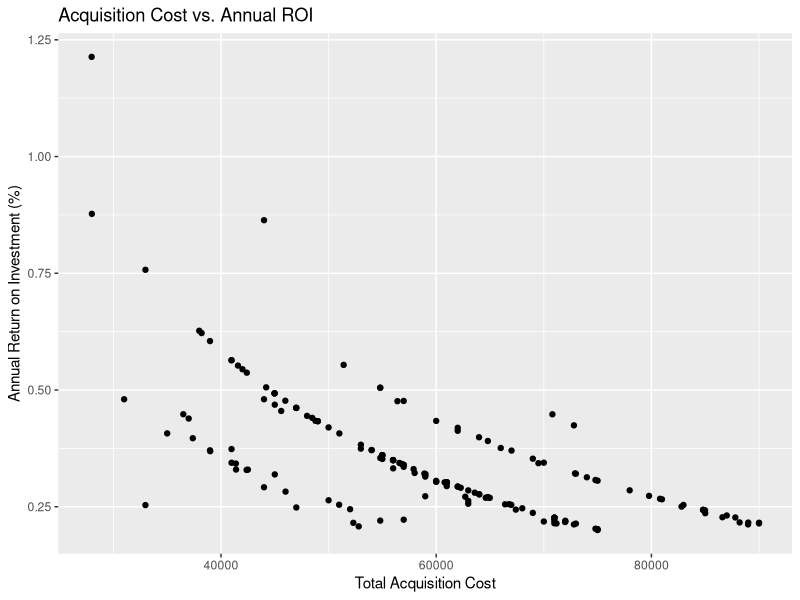
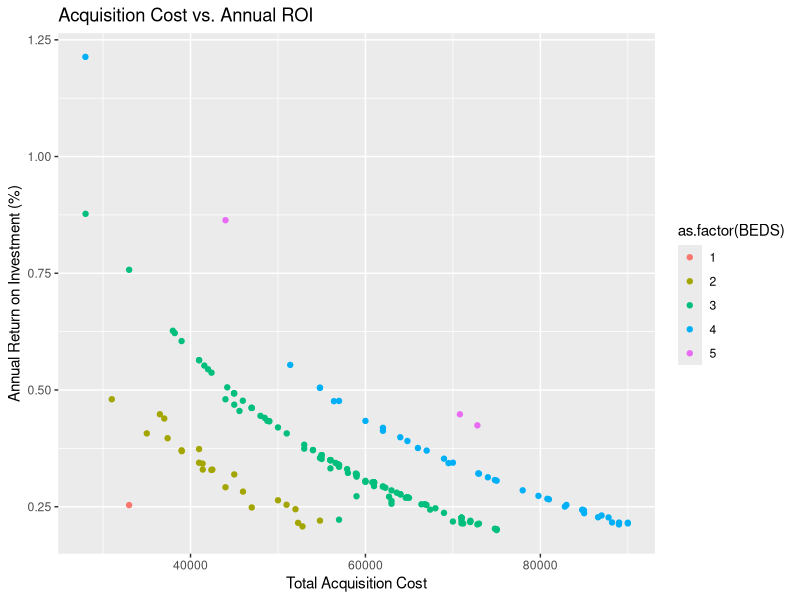
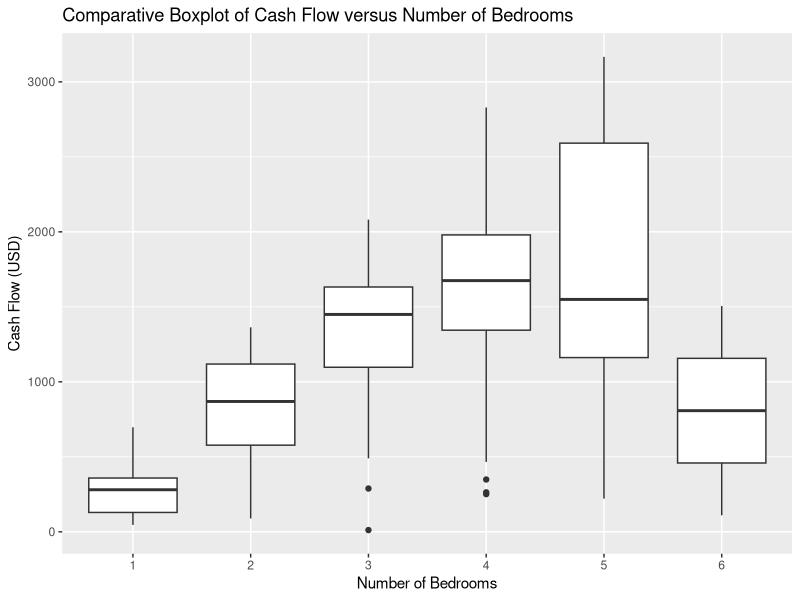
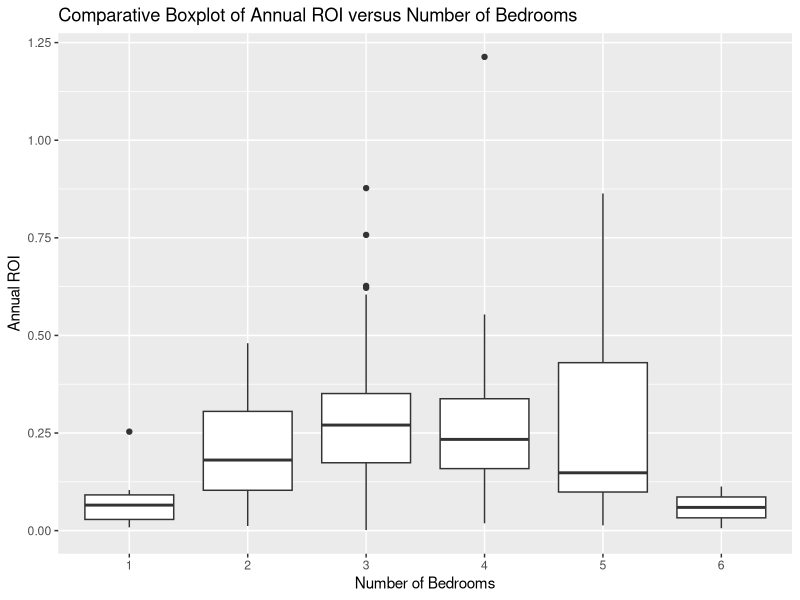

R code for these plots, in order:
#2 Things we do every time we start working in R Studio
#1. Turns on Tidyverse Package. Think of it like opening your toolbox
#so you can use the tools inside of it
library(tidyverse)
#2. Tells R Studio where to find the files you want to use
setwd("C:/Users/nicholas.reisweber/OneDrive - West Point/MA256_AY23/Lesson 1 and 2") 

#Reads in the house data so we can begin exploring it
data=read_csv("L02_Redfin-Nashville.csv")

#Let's create a new variable that estimates our total monthly house payment 
#including mortgage, taxes, insurance, and HOA fees for every home so we can think 
#about what we can afford. To do this, we'll need to make some assumptions: 
#1. We'll put 20% down so 0.8*PRICE = Loan Amount for our mortgage PMT calculations
#2. $5k in closing costs for a 3% fixed APR on a 30 year primary residence 
#3. We'll use TN average annual effective property tax rate of 0.64% (.0064) of PRICE
#4. We'll use TN average annual homeowner's insurance cost of $1,233

#Based on these assumptions, can you identify some limitations we can address 
#during Step 6 of the Statistical Investigative Process i.e. Look Back and Ahead? 
#For Example, what if the property tax rate or insurance cost in Nashville is higher? 
#Could we find and use the actual tax rate and insurance cost for Nashville homes?

#Let's simplify our dataset to only include variables we care about i.e. 
#address, city, price, home & lot size, #BD & #BA, year built
#Emphasize that I must save the new dataset somewhere to use it, just like read_csv 
house_data=data%>%
  select(ADDRESS, CITY, PRICE, BEDS, BATHS, `SQUARE FEET`, `LOT SIZE`, `YEAR BUILT`)

#NOTE: The HOA/MONTH column in house_data has NA values. Any time a formula includes
#a variable with a NA value, it results in an NA value. In this case, NA means there
#are no HOA fees so to fix this, we need to replace all NA values with $0 so we can use
#HOA/MONTH in mathematical formulas for total monthly cost. We do this by creating a 
#dataframe so we can use the is.na() function to replace all NA values with 0:
df=data.frame(data$`HOA/MONTH`) #Creates dataframe using HOA/MONTH variable in "data"
df[is.na(df)]=0 #The is.na() function replaces all "NA" with a numerical 0
#If you open df, the column name looks crazy so I don't know what to type to refer to it
#in formulas. Let's rename it using the colnames() function to make our life easier:
colnames(df)[1]="HOA.MONTH" #We renamed the 1st column in our df dataframe to "HOA.MONTH"

#We can now use the mutate() command to create a new variable in house_data that is equal
#to the df dataframe variable HOA.MONTH values. NOTE: If I don't save the dataset with the 
#new variable somewhere, I won't actually be able to use it later, so I overwrote the 
#original dataset with the new one that includes the new variable:
house_data=house_data%>% 
  mutate(df) #Notice that the column name is copied over exactly as it originally appeared.
#If the dataframe had multiple columns, they would have all been copied over

MPR=0.03/12 #Monthly Percentage Rate is the assumed Annual 3% Rate divided by 12 months
house_data=house_data%>% #Again, overwrite original data so it includes new variables
  mutate(CostToBuy=0.2*PRICE+5000, #20% down + estimated $5k in closing costs
         Monthly_PMT=`HOA.MONTH`+(1233/12)+0.0064*PRICE/12+
           ((0.8*PRICE*(MPR*((1+MPR)^360)))/(((1+MPR)^360)-1)),#HOA/mo+Ins/mo+Taxes/mo+Mortgage PMT/mo
         Rent=(BEDS-1)*650) #BEDS-1 because you'll live in one of the rooms

house_data=house_data%>% #Again, overwrite original data so it includes the new variables
  mutate(Cash_Flow=Rent - Monthly_PMT + 1431, #BAH is all profit if rent pays for everything 
         Annual_ROI=12*Cash_Flow/CostToBuy) #Annual return on investment: Annual 
#profit / Investment cost

#Since the annual ROI calculation doesn't account for utilities, annual maintenance, 
#vacancy, & turnover expenses, let's only consider homes with an annual ROI >20% (0.2)
ROI_house_data=house_data%>%
  filter(Annual_ROI>.2) 

#NOTE: If your Annual ROI is in scientific notation, you may convert it using the 
#following code to make the output easier to interpret: 
options(scipen=999) #scipen=0 turns on scientific notation. scipen=999 turns it off

#One would think that the more money I risk, the greater my compensation/ROI should 
#be. Let's compare CostToBuy with Annual ROI to see if that's true. Since both are 
#quantitative, a scatter plot is ideal:
ROI_house_data%>%
  ggplot(aes(x = CostToBuy,y=Annual_ROI))+geom_point()+
  labs(x="Total Acquisition Cost",y="Annual Return on Investment (%)",
       title = "Acquisition Cost vs. Annual ROI")
#How do you interpret this plot? It seems that cheaper homes have a higher ROI, but 
#why do we think they are cheaper? In stats, our primary goal is to try to understand 
#the variability in data. Let's do that now:

#In all investments, one can apply a concept called risk/reward ratio. Essentially, 
#the more likely you are to lose your investment, the greater the reward/return that 
#investment demands to convince people to invest in it. That's why startup company 
#stock prices are so cheap and have high potential profit (because most businesses 
#fail in the first few years), and why relatively safe stocks like Walmart, Coca 
#Cola, & Disney are relatively expensive but don't have much/if any potential for 
#growth in stock price. 

#In our case, the high ROI homes could be in high crime areas, could be run down 
#and/or be in a horrible school district. Perhaps they sit vacant for extended 
#periods of time because no one wants to live there, and then once you do find 
#someone, they break their lease early because they realize how bad it is to live 
#there. They could be farther from hotspots like work, colleges, downtown, malls, 
#restaurants, hospitals, etc. 

#Perhaps those properties demand a higher ROI because the type of folks who would 
#typically live there are more likely to not pay rent, damage your home, need 
#evicted, etc. Even though the home is cheaper to acquire, you may be more likely 
#to lose everything, so sellers can't charge much to purchase the home which makes 
#ROI seem awesome. 

#With that said, we don't know until we put eyes on. It could just be old/outdated, 
#and falling apart in need of a big expensive renovation. In real life, we would 
#look at crime maps, school districts, drive around the neighborhood, see the house 
#in person, etc. before completely writing off a property with such a phenomenal 
#annual ROI. This due diligence is what helps us understand if a home is a high-risk 
#investment or a unicorn opportunity.

#Let's dive into this data more deeply by adding a 3rd dimension (color) which 
#reflects the number of bedrooms:
ROI_house_data%>%
  ggplot(aes(x = CostToBuy,y=Annual_ROI, color=as.factor(BEDS)))+geom_point()+
  labs(x="Total Acquisition Cost",y="Annual Return on Investment (%)",
       title = "Acquisition Cost vs. Annual ROI")
  #geom_smooth(method = "lm") #Overlays the plot with the best fitting least squares 
#regression lines, but we must add + after labs(...) on line 97 and remove the 
#hashtag at the beginning of line 98. We see an almost perfectly linear trend within 
#categories based on the number of bedrooms, perhaps because the maximum rental 
#income is capped based on the number of bedrooms so the more expensive a 3BR home 
#is, the less ROI.

#My investment strategy is to buy the home with the largest # of BRs and the least 
#acquisition cost without sacrificing quality. There are other concerns as well, 
#like proximity to universities, size of bedrooms, number of bathrooms, etc. but 
#the main consideration is potential income vs expense.

#This is great analysis, but ROI is not everything. Perhaps we care more about how 
#much cash is going into our pocket each month rather than %ROI. After all, they 
#say cash is king, and accruing cash faster will allow me to buy more homes sooner. 
#Let's compare the number of bedrooms to the amount of Cashflow for all homes with 
#a positive ROI. 
CF_house_data=house_data%>%
  filter(Annual_ROI>0) 
CF_house_data %>% 
  ggplot(aes(x = as.factor(BEDS), y = Cash_Flow)) + geom_boxplot()+
  labs(title  = "Comparative Boxplot of Cash Flow versus Number of Bedrooms", 
       x = "Number of Bedrooms", y="Cash Flow (USD)")
#When comparing the 1 & 2 BR boxplots, the median cash flow almost triples when 
#you spend a little extra for a 2BR. When comparing the 2 & 3 BR boxplots, your 
#median cash flow almost doubles when you spend a little extra for a 3BR. However 
#spending extra for a 4BR does not seem to do much in regard to median cash flow 
#(maybe $200 increase). Spending extra for a 5BR home seems to reduce the median 
#cash flow, but it is not uncommon to cash flow upwards of $2500/mo which is 
#significantly better than what 4BR homes are offering. 
#6BR homes don't seem worth it at all. Bigger homes should cost more when considering 
#materials cost to build them, but the 6BR home has cash flows comparable to that of 
#a 2BR home.

#The jump from 3 to 4 BR and potential from 4 to 5 BR homes is most interesting/
#significant so let's now compare ROI vs #BR's using CF data in boxplot form:
CF_house_data %>% 
  ggplot(aes(x = as.factor(BEDS), y = Annual_ROI)) + geom_boxplot()+
  labs(title  = "Comparative Boxplot of Annual ROI versus Number of Bedrooms", 
       x = "Number of Bedrooms", y="Annual ROI")
#Notice your median and 75% Quartile annual ROI are worse for a 4BR compared to a 
#3BR which means the additional cash flow and ROI from a 4BR home does not justify 
#its cost. You should purchase a 3BR home unless you find a phenomenal deal on a 
#4BR or 5BR.

###################################################################################
#In April 2019, I bought a 3BR/4BA home valued at $244k and invested $44k over the 
#next month to update the home and convert 2 large rooms into 2 more bedrooms by 
#adding closets. 2 months after completing the renovations, the home appraised for 
#$345k and rented for $3k/mo, cash flowing $1700/mo profit. Thanks to 2.5 years' 
#appreciation, today it's worth $475k.

#Could we apply this same strategy by buying a 2, 2.5, or 3 BA home, and paying for an 
#additional BR to be built?  
#What would be the approximate value gain assuming the bedroom is 10 ft x 15 ft?
#We can figure this out by comparing the average price of 2BR 1350-1550 sqft homes, 
#3BR 1500-1700 sqft homes, and 4BR 1650-1850 sqft homes to estimate the value gain 
#of a bedroom addition project.   
Addition_data=house_data%>%
  filter(BEDS==2 & `SQUARE FEET`>=1350 & `SQUARE FEET` <= 1550 | 
           BEDS==3 & `SQUARE FEET`>=1500 & `SQUARE FEET` <= 1700 | 
           BEDS==4 & `SQUARE FEET`>1650 & `SQUARE FEET`<1850)
#We use & (ampersand) to filter on multiple conditions simultaneously. We use 
#| (verticle line above the enter key) to filter "OR" conditions

#Now let's compare the average price for each BR/BA combination within the SQFT 
#ranges depending on size to determine the value of a 1 BR addition:
#NOTE that the order of the group_by function will simplify or complicate analysis 
#so when you want to analyze the benefit of a 1x bedroom addition, having BEDS 2nd 
#in the group_by() function makes it easier to compare.
Addition_data%>%
  group_by(BATHS, BEDS)%>% #calculates mean(PRICE) for every combination of BEDS & BATHS
  summarise(Average_Price=mean(PRICE)) 
#Based on this information, there are only 3x scenarios that could generate profit: 
#Converting a 2BA home from 3BR to 4BR has a potential average gain of $28,025.
#Converting a 2.5BA home from 2BR to 3BR has a potential average gain of $95,638.
#Converting a 3BA home from 3BR to 4BR has a potential average gain of $71,250.
#When I had a bathroom addition completed, it cost me $15,000 so all 3 of these 
#scenarios seem profitable, but if I could only pick one, the $95,638 is best.

#################################################################################
#I once owned a 4BR/2.5BA home where the bathroom situation was garbage. There was 
#an owner's suite on the 3rd floor with it's own bathroom, but 2 other BR's on the 
#3rd floor and 1 more bedroom in the basement all shared the other full BA that was
#in the hall on the 3rd floor. I spent $15k to install a 3rd full bathroom in the 
#basement to make the basement suite like an additional owner's suite. My property 
#has gained $80k in value almost immediately and allowed me to profit an extra
#$600/mo in rent. 

#Could we apply this same strategy by buying a 2, 3, or 4 BR home, and paying for an 
#additional full bathroom to be built? 
#Using the same code as before, but having BATHS 2nd in the group_by command 
#makes it very easy to analyze:
Addition_data%>%
  group_by(BEDS, BATHS)%>% #calculates mean(PRICE) for every combination of BEDS & BATHS
  summarise(Average_Price=mean(PRICE)) 
#Based on this information, there are only 5x scenarios that could generate profit: 
#1. Converting a 2BR home from 1BA to 2BA has a potential average gain of $143,000.
#2. Converting a 3BR home from 1BA to 3BA has a potential average gain of $109,038.
#3. Converting a 3BR home from 2BA to 3BA has a potential average gain of $77,812.
#4. Converting a 4BR home from 2BA to 3BA has a potential average gain of $121,037.
#5. Converting a 4BR home from 3BA to 4BA has a potential average gain of $119,000.

#You can conduct a similar analysis for to consider the addition of 1BD AND 1BA:
#Converting a 3BD/1BA to a 4BD/2BA has a potential average gain of $137,063
#Converting a 3BD/2BA to a 4BD/3BA has a potential average gain of $149,062
#Converting a 3BD/3BA to a 4BD/4BA has a potential average gain of $190,250

#Considering everything at once, since 3BR homes had the best ROI and CF 
#for the price, AND have the most average profit potential given 1BD/1BA addition,
#buying a 3/3 and upgrading it to a 4/4 seems to be the optimal investment strategy 
#in the short term and the long term. If I'm willing to learn and do some of the 
#work myself I could make almost $200k profit while cash flowing $1500/mo in rent. 


#Does lot size or home size influence the price more? 
#We'll do a linear model including these multiple quantitative variables, and will 
#compare their slopes to determine which has a larger affect. The R code for linear 
#models comes from the MA256 course guide:
Price_Model = house_data %>% #Finds the best fitting least squares regression line 
  lm(PRICE ~ `SQUARE FEET` + `LOT SIZE`, data = ., na.action = na.exclude)
summary(Price_Model) #Gives the equation for the line & allows us to compare 
#variable coefficients for relative impact.
#Since SQFT has a coefficient of $263.63, that's like saying 1 sqft change in size 
#results in a $263.63 change in price. Compared to lot size, which only has an 
#$0.83 cents change in price per 1 sqft change in lot size, home size is more 
#influential. With that said, there is some error in our logic since home size also includes
#some elements of lot size which means we're double counting.